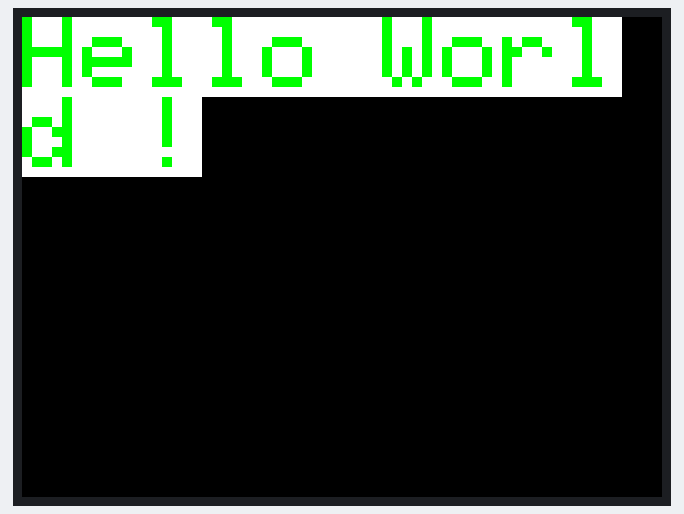
Recording of a sketch running on a simulated ESP32. On the bench: 320×240 colour display.

Above: at 0.2 s.

The sketch:

HelloWorldForM5Stack.ino
```cpp
#include <M5Stack.h>
#include <wire.h>

void setup(){

  M5.begin();  //初期化

  M5.Lcd.setTextColor(GREEN, WHITE);  //第1引数で文字色 第2引数で背景色

  M5.Lcd.setTextSize(5); //1~7でサイズ指定

  M5.Lcd.println("Hello World !");
}

void loop(){
}
```
